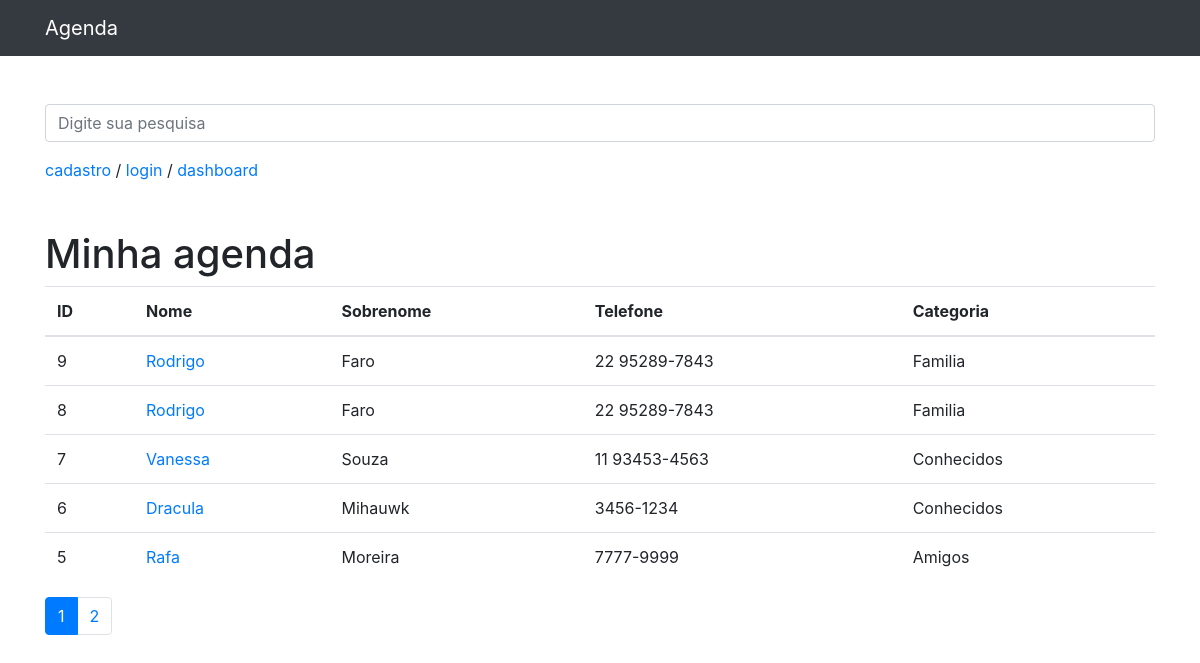
The page / on the database its author committed.
### contatos/models.py (models this page shows, shortened)
class Contato(models.Model):
    nome = models.CharField(max_length=255)
    sobrenome = models.CharField(max_length=255, blank=True)
    telefone = models.CharField(max_length=255)
    email = models.CharField(max_length=255, blank=True)
    data_cria = models.DateTimeField(default=timezone.now)
    descricao = models.TextField(blank=True)
    categoria = models.ForeignKey(Categoria, on_delete=models.DO_NOTHING)
    mostrar = models.BooleanField(default=True)
    foto = models.ImageField(blank=True, upload_to='fotos/%Y/%m/')

class Categoria(models.Model):
    nome = models.CharField(max_length=255)
    def __str__(self):
        return self.nome

### contatos/views.py (the view)
# urls.py: path('', views.index, name='index'),
def index(request):
    contato = Contato.objects.order_by('-id').filter(
        mostrar=True
    )
    paginator = Paginator(contato, 5)
    page = request.GET.get('p')
    contato = paginator.get_page(page)
    return render(request, 'contatos/index.html', {
        'contato': contato
    })

### contatos/templates/contatos/index.html
{%extends 'base.html'%}
{%block 'conteudo'%}
<h1 class="mt-5">Minha agenda</h1>
<table class="table">
  <thead>
    <tr>
      <th>ID</th>
      <th>Nome</th>
      <th>Sobrenome</th>
      <th>Telefone</th>
      <th>Categoria</th>
    </tr>
  </thead>
  <tbody>
    {% for contat in contato %}
      <tr>
        <td>{{ contat.id }}</td>
        <td>
          <a href="{% url 'ver_contato' contat.id %}"> {{ contat.nome }}</a>
        </td>
        <td> {{ contat.sobrenome }}</td>
        <td> {{ contat.telefone }}</td>
        <td> {{ contat.categoria }}</td>
      </tr>
    {% endfor %}
  </tbody>
</table>
<nav aria-label="Page navigation example">
  <ul class="pagination">
    {% for pagina in contato.paginator.page_range%}
      {% if contato.number == pagina %}
      <li class="page-item active">
        <a class="page-link" href="?p={{ pagina }}&termo={{ request.GET.termo }}">{{pagina}}</a>
      </li>
      {%else%}
      <li class="page-item">
        <a class="page-link" href="?p={{ pagina }}&termo={{ request.GET.termo }}">{{pagina}}</a>
      </li>
      {%endif%}
    {%endfor%}
  </ul>
</nav>
{%endblock%}

### templates/base.html (shortened to what this page needs)
{% load static %}
<!DOCTYPE html>
<html lang="pt">
<head>
  {% include 'parciais/_head.html' %}
</head>
<body>
  {% include 'parciais/nav.html' %}
  <div class="container">
    <div class="row">
      <div class="col-lg-12">
        <br><br>
        {% if 'accounts' not in request.path %}
        <form method="get" action="{% url 'busca' %}">
          <div class="form-group row">
            <div class="col-12">
              <input class="form-control"
                     type="search" value="{{ request.GET.termo }}"
                     id="search-input"
                     placeholder="Digite sua pesquisa"
                     name="termo">
            </div>
          </div>
        </form>
        {% endif %}
          <a href="{% url 'cadastro' %}">cadastro </a><a> / </a> <a href="{% url 'login' %}">login</a><a> / </a> <a href="{% url 'dashboard' %}">dashboard</a>
        {%block 'conteudo'%} {%endblock%}
      </div>
    </div>
  </div>
</body>
</html>

### templates/parciais/_head.html (shortened to what this page needs)
{% load static %}
  <link href="{% static 'vendor/bootstrap/css/bootstrap.min.css'%}"rel="stylesheet">

### templates/parciais/nav.html (shortened to what this page needs)
  <nav class="navbar navbar-expand-lg navbar-dark bg-dark static-top">
    <div class="container">
      <a class="navbar-brand" href="{% url 'index' %}">Agenda</a>
    </div>
  </nav>

### rows shown on the page
Contato: id "9", nome "Rodrigo", sobrenome "Faro", telefone "22 95289-7843", categoria "Familia"
Contato: id "8", nome "Rodrigo", sobrenome "Faro", telefone "22 95289-7843", categoria "Familia"
Contato: id "7", nome "Vanessa", sobrenome "Souza", telefone "11 93453-4563", categoria "Conhecidos"
Contato: id "6", nome "Dracula", sobrenome "Mihauwk", telefone "3456-1234", categoria "Conhecidos"
Contato: id "5", nome "Rafa", sobrenome "Moreira", telefone "7777-9999", categoria "Amigos"

### other values the page prints
{{ pagina }} "1"
{{ pagina }} "2"
